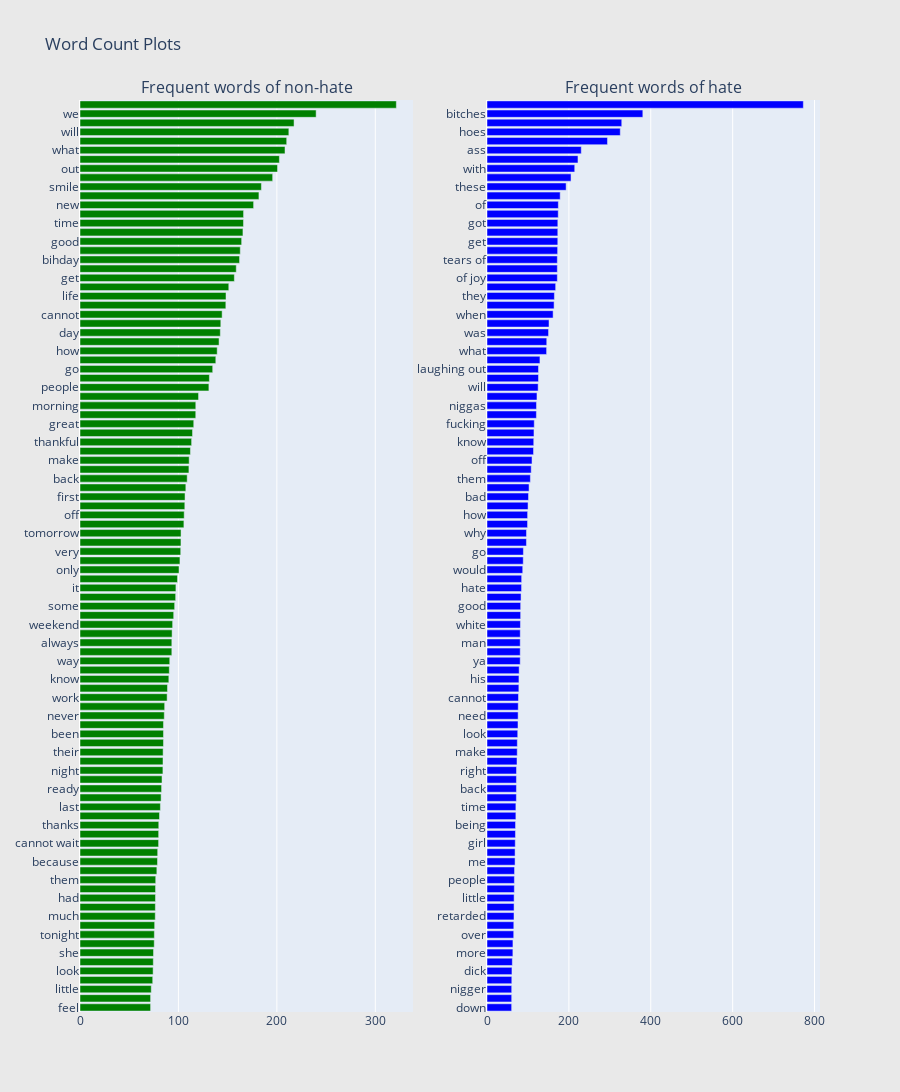

The notebook cell saved with this chart:
### Markdown cell above
# bigram

### Code cell
#combination 1,2
fig = tools.make_subplots(rows=1, cols=2, vertical_spacing=0.04,
                          subplot_titles=["Frequent words of non-hate", 
                                          "Frequent words of hate"])
fig.append_trace(trace0, 1, 1)
fig.append_trace(trace1, 1, 2)
fig['layout'].update(height=1200, width=900, paper_bgcolor='rgb(233,233,233)', title="Word Count Plots")
py.iplot(fig, filename='word-plots')

### Figure 1 — Plotly figure (JSON) as saved in the notebook; plotly's stock layout.template omitted (floating-point values rounded to 4 significant figures)
{"data": [{"marker": {"color": "green"}, "orientation": "h", "showlegend": false, "type": "bar", "x": [71.71, 71.72, 72.38, 73.88, 74.28, 74.47, 74.7, 75.42, 75.55, 75.86, 76.46, 76.56, 76.67, 76.75, 76.93, 78.07, 78.72, 78.93, 79.85, 79.92, 80.04, 80.78, 81.68, 82.4, 82.89, 83.33, 84.24, 84.32, 84.44, 84.8, 84.81, 84.81, 85.64, 86.02, 88.52, 88.86, 90.25, 90.72, 91.19, 93.29, 93.3, 93.57, 94.11, 95.18, 96.16, 97.18, 97.45, 99.03, 100.6, 101.5, 102.3, 102.6, 102.6, 105.6, 105.9, 106.5, 106.7, 107.5, 108.9, 110.7, 110.9, 112.2, 113.4, 114.3, 115.6, 117.6, 117.6, 120.4, 130.9, 131.4, 134.8, 138.0, 139.4, 141.3, 142.6, 143.0, 144.4, 148.2, 148.3, 151.2, 156.8, 158.7, 162.1, 162.8, 164.2, 165.5, 166.1, 166.2, 176.4, 181.8, 184.3, 195.7, 200.7, 202.6, 208.3, 210.0, 212.2, 217.5, 239.9, 321.4], "xaxis": "x", "y": ["feel", "bird", "little", "sunday", "look", "even", "she", "me", "tonight", "everyone", "much", "right", "had", "makes", "them", "her", "because", "did", "cannot wait", "think", "thanks", "still", "last", "would", "ready", "being", "night", "after", "their", "world", "been", "thank", "never", "need", "work", "his", "know", "too", "way", "really", "always", "week", "weekend", "why", "some", "friday", "it", "want", "only", "laughing", "very", "wait", "tomorrow", "you", "off", "best", "first", "going", "back", "days", "make", "who", "thankful", "there", "great", "here", "morning", "got", "people", "more", "go", "sad", "how", "can", "day", "they", "cannot", "no", "life", "see", "get", "our", "bihday", "fathers", "good", "trash", "time", "was", "new", "now", "smile", "when", "out", "from", "what", "today", "will", "love", "we", "happy"], "yaxis": "y"}, {"marker": {"color": "blue"}, "orientation": "h", "showlegend": false, "type": "bar", "x": [60.21, 60.34, 60.36, 60.59, 60.97, 61.86, 63.22, 63.36, 65.29, 65.48, 65.98, 66.09, 66.2, 66.78, 66.89, 67.27, 68.57, 68.59, 69.01, 69.51, 69.68, 70.53, 70.57, 71.78, 71.93, 71.93, 72.04, 73.27, 73.86, 74.1, 75.09, 75.71, 76.04, 76.32, 76.92, 77.84, 78.03, 78.54, 81.11, 81.16, 81.17, 81.21, 81.69, 82.18, 82.23, 83.17, 84.42, 84.66, 87.27, 88.51, 88.91, 96.34, 96.4, 99.05, 99.2, 100.3, 101.4, 102.7, 106.0, 108.0, 110.0, 113.6, 114.2, 114.7, 115.4, 120.6, 120.9, 122.1, 125.0, 125.8, 125.8, 129.3, 145.6, 145.9, 150.3, 151.5, 161.5, 163.9, 164.6, 167.7, 171.8, 171.8, 171.8, 172.5, 172.9, 172.9, 173.0, 174.0, 174.3, 178.7, 193.3, 205.2, 214.3, 222.2, 230.2, 294.3, 325.5, 329.1, 380.6, 772.7], "xaxis": "x2", "y": ["down", "did", "nigger", "said", "dick", "crying", "more", "here", "over", "let", "retarded", "fag", "little", "really", "people", "stop", "me", "niggah", "girl", "never", "being", "real", "time", "hand", "back", "say", "right", "see", "make", "think", "look", "only", "need", "still", "cannot", "im", "his", "you", "ya", "then", "man", "too", "white", "now", "good", "from", "hate", "want", "would", "because", "go", "trash", "why", "yo", "how", "these hoes", "bad", "who", "them", "love", "off", "can", "know", "faggot", "fucking", "some", "niggas", "we", "will", "out loud", "laughing out", "loud", "what", "laughing", "was", "her", "when", "she", "they", "nigga", "of joy", "with tears", "tears of", "joy", "get", "shit", "got", "tears", "of", "no", "these", "fuck", "with", "out", "ass", "hoe", "hoes", "pussy", "bitches", "bitch"], "yaxis": "y2"}], "layout": {"annotations": [{"font": {"size": 16}, "showarrow": false, "text": "Frequent words of non-hate", "x": 0.225, "xanchor": "center", "xref": "paper", "y": 1, "yanchor": "bottom", "yref": "paper"}, {"font": {"size": 16}, "showarrow": false, "text": "Frequent words of hate", "x": 0.775, "xanchor": "center", "xref": "paper", "y": 1, "yanchor": "bottom", "yref": "paper"}], "height": 1200, "paper_bgcolor": "rgb(233,233,233)", "title": {"text": "Word Count Plots"}, "width": 900, "xaxis": {"anchor": "y", "domain": [0, 0.45]}, "xaxis2": {"anchor": "y2", "domain": [0.55, 1]}, "yaxis": {"anchor": "x", "domain": [0, 1]}, "yaxis2": {"anchor": "x2", "domain": [0, 1]}}}
